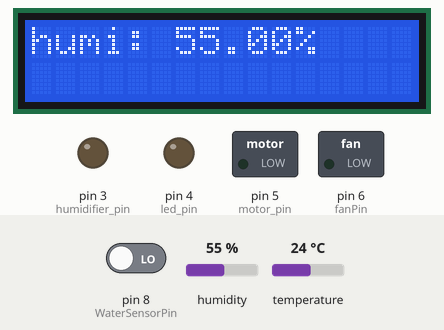
Bench run of a sketch on a simulated Arduino Uno, built with avr-gcc and run on an emulated ATmega328P. Parts: 16×2 character LCD, switched loads named in the sketch (green lamp = pin HIGH), output pins drawn as LEDs (lit = HIGH). The test bench sets the inputs (shaded band); at power-on: humidity 55 %, pin 8 (WaterSensorPin) LOW, temperature 24 °C. The local clock reads 2024-03-15 10:24:30 at power-on unless the sketch sets it; what the sketch prints to the serial monitor is not drawn.

Above: at 3.3 s.
3.4 s: humidity set to 84 %
At 6.3 s:
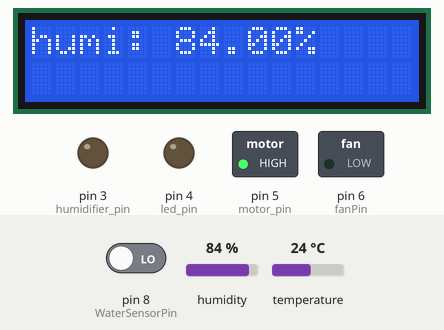
6.6 s: humidity set to 87 %
At 9.8 s:
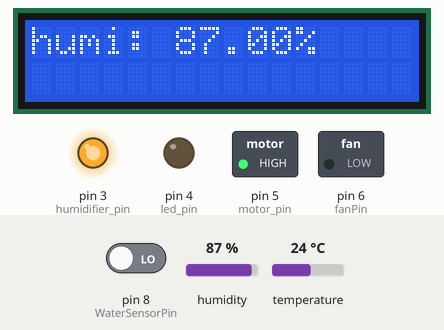
10.5 s: humidity set to 76 %
At 12.3 s:
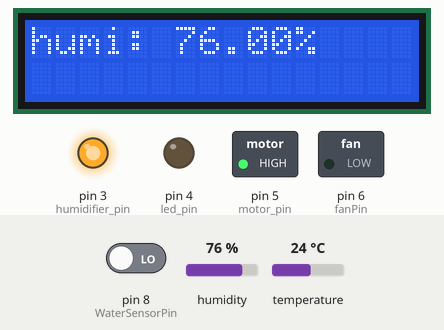
12.6 s: humidity set to 73 %
At 15.8 s:
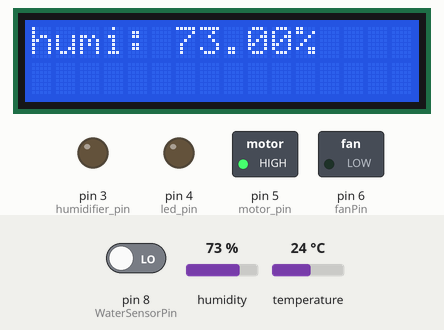
16.5 s: humidity set to 69 %
At 20.8 s:
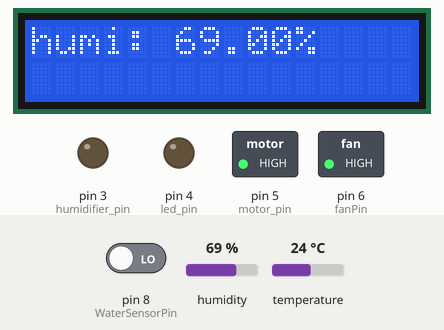
21.5 s: pin 8 (WaterSensorPin) driven HIGH
At 25.8 s:
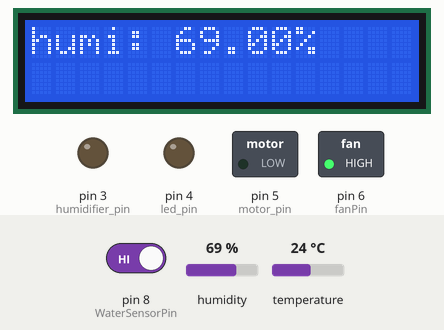
Timing chart, 0 to 27.3 s (numbered marks = the images above; inputs shaded):
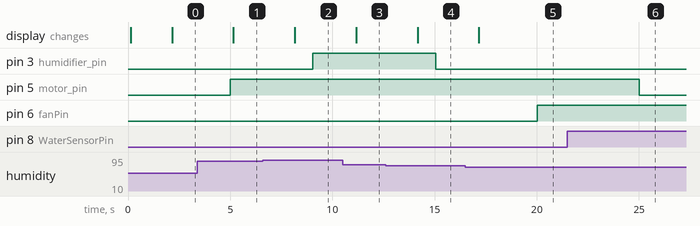

Measured:
- the behaviour switches between 85 and 86 % on humidity (found by bisection; images 1 and 2)
- the behaviour switches between 75 and 74 % on humidity (found by bisection; images 3 and 4)
- the behaviour switches between 71 and 70 % on humidity (found by bisection; images 4 and 5)
- after the input at 3.4 s, the display: changes after 1.8 s (image 1)
- after the input at 6.6 s, pin 3 (humidifier_pin): LOW → HIGH after 2.4 s; the display: changes after 1.6 s (image 2)
- after the input at 10.5 s, the display: changes after 0.66 s (image 3)
- after the input at 12.6 s, pin 3 (humidifier_pin): HIGH → LOW after 2.5 s; the display: changes after 1.6 s (image 4)
- after the input at 16.5 s, pin 6 (fanPin): LOW → HIGH after 3.5 s; the display: changes after 0.66 s (image 5)
- after the input at 21.5 s, pin 5 (motor_pin): HIGH → LOW after 3.5 s

The sketch:

UltrasonichumidificationPlantMachine.ino
```cpp
#include "Enviroment.h"
#include "TempHumi.h"
#include "Led.h"
#include "PlantSupplyWater.h"
#include "WaterTankMotor.h"
#include "RealTime.h"
#include "WaterSensor.h"
#include "DashBoard.h"
#include "fan.h"

//출력 핀 (OUT PUT)

//가습기 핀
#define humidifier_pin 3

//LED 핀
#define led_pin 4

//pumpPin
//pwm 가능한 pin에만 연결
#define motor_pin 5

//fanPin
#define fanPin 6

//환경 데이터 핀 (INPUT)

//온습도 핀
#define dht_pin 7

//수위 센서 핀
#define WaterSensorPin 8

//RTC Sensor 핀
#define clk 11
#define dat 12
#define rst 13


static bool isFanOn = false;  // 팬의 현재 상태를 저장하는 변수

//lcd pin 추가

//Enviroment 데이터 값 넣기
//(최저 온도 , 최대 온도 , 최저 습도 , 최대 습도 , 시작 시간 , 종료 시간)
Enviroment enviroment(20.0, 25.0, 75, 85, 6, 19);

//h bridge를 활용하여 미니 온도 조절기 사용
//survo 모터를 활용하여 외부 창 On Off


//가습기 컨트롤러 객체 생성
PlantSupplyWater plantSupplyWater(&enviroment, humidifier_pin, dht_pin);
//LED ON OFF 컨트롤러 객체 생성
Led led(&enviroment, led_pin, clk, dat, rst);

//수위 센서 객체 생성
WaterSensor waterSensor(WaterSensorPin);
//펌프 컨트롤러 객체 생성
WaterTankMotor waterTankMotor(motor_pin);

TempHumi tempHumi(dht_pin);

DashBoard dashBoard(0x27, 16, 2);

Fan fan(fanPin);

//millis 관련 코드 ------------------------------

unsigned long previous_ledTime = 0;
unsigned long previous_humidifierTime = 0;
unsigned long previous_waterTankTime = 0;

const long interval_humidifierTime = 3000;
const long interval_ledTime = 5000;
const long interval_waterTankTime = 5000;

unsigned long previous_fanTime = 0;

const long interval_fanTime = 10000;


unsigned long previous_dashboardTime = 0;

const long interval_dashboardTime = 1000;


//millis 관련 코드-------------------------------

void setup() {
  Serial.begin(9600);
  Serial.println("가습기 제어 시스템을 시작합니다.");
  Serial.println("Led 제어 시스템을 시작합니다.");
  Serial.println("TempHumi Controller Initialized!");


  //온습도 센서 초기화
  tempHumi.setup();

  //dashboard 초기화
  dashBoard.init();

  delay(2000);  //센서가 안정될 시간
}

void loop() {

  unsigned long currentMillis = millis();

  //시간에 따른 LED 제어
  if (currentMillis - previous_ledTime >= interval_ledTime) {
    previous_ledTime = currentMillis;
    Serial.println("led 제어");
    led.control();
  }

  if (currentMillis - previous_humidifierTime >= interval_humidifierTime) {
    previous_humidifierTime = currentMillis;
    plantSupplyWater.control();
  }

  //수위센서에 따른 물 펌프 제어
  if (currentMillis - previous_waterTankTime >= interval_waterTankTime) {
    previous_waterTankTime = currentMillis;

    //수위센서에 물이 닿지 않으면 motor ON
    if (waterSensor.getTouchWater() == 1) {  //not touch : 0 , touch : 1
      waterTankMotor.turnOn();
      //수위센서에 물이 닿으면 motor OFF
    } else {  //20 ~ n
      waterTankMotor.turnOff();
    }
  }


  if (currentMillis - previous_fanTime >= interval_fanTime) {
    previous_fanTime = currentMillis;

    float humi = tempHumi.getHumidity();

    if (humi >= 85.0 && !isFanOn) {
      fan.turnOn();
      isFanOn = true;
    } else if (humi <= 70.0 && isFanOn) {
      fan.turnOff();
      isFanOn = false;
    }
  }


  if (currentMillis - previous_dashboardTime >= interval_dashboardTime) {
    previous_dashboardTime = currentMillis;
    tempHumi.readSensor();
    float humi = tempHumi.getHumidity();
    Serial.println(humi);
    // 습도 값을 담을 char 배열
    char humiValueStr[10];
    // 전체 문자열을 담을 char 배열
    char fullString[20];

    // dtostrf(변수, 최소너비, 소수점 자릿수, 배열)
    // humi 변수의 값을 소수점 2자리까지 humiValueStr에 저장
    dtostrf(humi, 4, 2, humiValueStr);

    // dtostrf 변환 예시:
    // humiValueStr은 "50.50" 문자열을 가짐

    // strcat 함수로 두 문자열을 합치기
    // 먼저 "습도: " 문자열을 fullString에 복사
    strcpy(fullString, "humi: ");
    // 이어서 humiValueStr 내용을 fullString에 추가
    strcat(fullString, humiValueStr);
    // 마지막으로 "%" 기호를 추가
    strcat(fullString, "%");

    // 완성된 문자열을 두 번째 줄에 출력
    dashBoard.firstLinePrint(fullString);


  }
}
```

DashBoard.h
```cpp
#ifndef DashBoard_h
#define DashBoard_h

#include <Wire.h>
#include <LiquidCrystal_I2C.h>

class DashBoard {

private:
  LiquidCrystal_I2C _lcd;

public:
  DashBoard(uint8_t address, uint8_t cols, uint8_t rows)
    : _lcd(address, cols, rows) {
  }

  void init() {
    _lcd.init();
    _lcd.backlight();
  }

  void firstLinePrint(const char* text) {
    _lcd.setCursor(0, 0);
    _lcd.print(text);
  }

  void secondLinePrint(const char* text) {
    _lcd.setCursor(0, 1);
    _lcd.print(text);
  }
};

#endif
```

Enviroment.h
```cpp
#ifndef Enviroment_h
#define Enviroment_h

#include "Arduino.h"
#include <TimeLib.h>  // 시간 관련 라이브러리

class Enviroment {
public:
    // 생성자: 온도, 습도, ON/OFF 시간, 그리고 min/max 범위를 모두 받도록 수정
    Enviroment(float tempMin, float tempMax, float humidMin, float humidMax, int onHour, int offHour)
      : _tempMin(tempMin), _tempMax(tempMax),
        _humidMin(humidMin), _humidMax(humidMax),
        _onHour(onHour), _offHour(offHour)
    {
    }


    float getTempMin() const {
      return _tempMin;
    }
    float getTempMax() const {
      return _tempMax;
    }
    float getHumidMin() const {
      return _humidMin;
    }
    float getHumidMax() const {
      return _humidMax;
    }


    int getOnHour() const {
      return _onHour;
    }
    int getOffHour() const {
      return _offHour;
    }

private:

    float _tempMin;
    float _tempMax;
    float _humidMin;
    float _humidMax;

    // 기존 멤버 변수들
    int _onHour;
    int _offHour;
};

#endif
```

Led.h
```cpp
#include "RealTime.h"
#include "Enviroment.h" // Enviroment 클래스 정의를 위해 추가

class Led {

public:
    Led(Enviroment* enviroment, int LED_pin, int CLK, int DAT, int RST)
        : _enviroment(enviroment), _LED_pin(LED_pin), _rtc(CLK, DAT, RST) {

        pinMode(_LED_pin, OUTPUT);
        _rtc.begin();
    }

    void control() {
        // boolean 변수를 선언하고 초기값을 false로 설정
        bool shouldBeOn = false;
        Serial.print("시 :");
        Serial.print(_rtc.getHour());
        Serial.print("  분 :");
        Serial.print(_rtc.getMinute());
        Serial.print("  초 :");
        Serial.print(_rtc.getSecond());
        Serial.println(" ");
        // 멤버 변수 이름(_rtc, _enviroment)을 정확하게 사용
        int currentHour = _rtc.getHour();
        int startHour = _enviroment->getOnHour();
        int endHour = _enviroment->getOffHour();

        // 조건문의 문법을 올바르게 수정
        if (startHour <= endHour) {
            // ON/OFF 시간이 같은 날에 있을 경우
            if (currentHour >= startHour && currentHour < endHour) {
                shouldBeOn = true;
            }
        } else {
            // ON/OFF 시간이 날짜를 넘어갈 경우 (예: 22시 ON ~ 다음날 6시 OFF)
            if (currentHour >= startHour || currentHour < endHour) {
                shouldBeOn = true;
            }
        }

        if (shouldBeOn) {
            Serial.println("LED ON");
            LED_turnOn();
        } else {
            Serial.println("LED OFF");
            LED_turnOff();
        }
    }

    void LED_turnOn() {
        digitalWrite(_LED_pin, LOW);
    }

    void LED_turnOff() {
        digitalWrite(_LED_pin, HIGH);
    }

private:
    Enviroment* _enviroment;
    int _LED_pin;

    RealTime _rtc;
};
```

PlantSupplyWater.h
```cpp
#ifndef PlantSupplyWater_h
#define PlantSupplyWater_h

#include "Arduino.h"
#include "Enviroment.h"
#include <DHT.h>

#define DHTTYPE DHT11

class PlantSupplyWater {
public:
    PlantSupplyWater(Enviroment* idealEnviroment, int humidifierPin, int dhtSensorPin)
      : _idealEnviroment(idealEnviroment),
        _humidifierPin(humidifierPin),
        _dhtSensorPin(dhtSensorPin),
        dht(_dhtSensorPin, DHTTYPE)
    {
        pinMode(_humidifierPin, OUTPUT);
        dht.begin();
    }

    void control() {
        // control() 함수에서 한 번만 센서 값을 읽고 멤버 변수에 저장
        _current_humidity = dht.readHumidity();
        _current_temperature = dht.readTemperature();

        if (isnan(_current_humidity) || isnan(_current_temperature)) {
            Serial.println("DHT 센서 읽기 실패");
            return;
        }

        Serial.print("Current Humidity: ");
        Serial.print(_current_humidity);
        Serial.print(" % | Target Range: ");
        Serial.print(_idealEnviroment->getHumidMin());
        Serial.print(" ~ ");
        Serial.print(_idealEnviroment->getHumidMax());
        Serial.println(" %");

        if (_current_humidity < _idealEnviroment->getHumidMin()) {
            turnOn();
        } else if (_current_humidity > _idealEnviroment->getHumidMax()) {
            turnOff();
        }
    }

    void turnOn() {
        Serial.println("가습기 ON");
        digitalWrite(_humidifierPin, LOW);
        // Serial.println("가습기 ON");
    }

    void turnOff() {
        Serial.println("가습기 OFF");
        digitalWrite(_humidifierPin, HIGH);
        // Serial.println("가습기 OFF");
    }


private:
    Enviroment* _idealEnviroment;
    float _current_temperature;
    float _current_humidity;
    int _dhtSensorPin;
    int _humidifierPin;
    DHT dht;
};

#endif
```

RealTime.cpp
```cpp
#include "RealTime.h"

RealTime::RealTime(int CLK, int DAT, int RST)
    : myWire(DAT, CLK, RST), Rtc(myWire) {
    // 생성자 본문은 비워두거나 필요한 초기화 코드를 추가합니다.
}

void RealTime::begin() {
    // Serial.begin()은 메인 스케치(setup())에서 호출하는 것을 권장합니다.
    Rtc.Begin();

    // 컴파일 시간을 기반으로 RtcDateTime 객체를 생성합니다.
    RtcDateTime compiled = RtcDateTime(__DATE__, __TIME__);

    // RTC 모듈의 시간이 유효하지 않거나
    // 현재 RTC 시간이 컴파일 시간보다 이전이면 시간을 새로 설정합니다.
    // 이는 배터리 교체 등으로 RTC 시간이 초기화되었을 때 유용합니다.
    if (!Rtc.IsDateTimeValid() || Rtc.GetDateTime() < compiled) {
        // RTC 모듈에 컴파일 시간을 기준으로 시간 정보를 설정합니다.
        Rtc.SetDateTime(compiled);
    }
}

int RealTime::getHour() {
    return Rtc.GetDateTime().Hour();
}

int RealTime::getMinute() {
    return Rtc.GetDateTime().Minute();
}

int RealTime::getSecond() {
    return Rtc.GetDateTime().Second();
}
```

RealTime.h
```cpp
#ifndef RealTime_h
#define RealTime_h

#include "Arduino.h"
#include <ThreeWire.h>
#include <RtcDS1302.h>

class RealTime {
public: // <-- 이 부분이 꼭 필요합니다.
    // 생성자
    RealTime(int CLK, int DAT, int RST);

    // 공용 메서드들
    void begin();
    int getHour();
    int getMinute();
    int getSecond();

private:
    // 멤버 변수 선언 방식 수정
    ThreeWire myWire;
    RtcDS1302<ThreeWire> Rtc;
}; // <-- 클래스 정의 끝에 세미콜론이 필요합니다.

#endif // <-- #ifndef와 짝을 이루는 #endif도 잊지 마세요.
```

TempHumi.cpp
```cpp
#include "TempHumi.h"

TempHumi::TempHumi(int dht_pin)
  : _dht_pin(dht_pin), dht(_dht_pin, DHTTYPE) {
}

void TempHumi::setup() {
  dht.begin();
}

void TempHumi::readSensor() {
  _humidity = dht.readHumidity();
  _temperature = dht.readTemperature();
}

float TempHumi::getTemperature() {
  return _temperature;
}

float TempHumi::getHumidity() {
  return _humidity;
}
```

TempHumi.h
```cpp
#ifndef TempHumi_h
#define TempHumi_h

#include "Arduino.h"
#include <DHT.h>

#define DHTTYPE DHT11

class TempHumi{

  public :
    TempHumi(int dht_pin);
    void setup();
    void readSensor();

    float getTemperature();
    float getHumidity();

  private :
    int _dht_pin;
    float _temperature;
    float _humidity;

    DHT dht;

};

#endif
```

WaterSensor.h
```cpp
#ifndef WaterSensor_h
#define WaterSensor_h

#include "Arduino.h"

//with water 5
//no water 0

class WaterSensor {

public:
    // digtal Pin 으로 받아야한다.
    WaterSensor(int waterSensorPin){
        _waterSensorPin = waterSensorPin;
        pinMode(_waterSensorPin,INPUT);
    }

    //touch : 1 , not touch 0
    bool getTouchWater(){
        _touchWater = digitalRead(_waterSensorPin);
        Serial.println(_touchWater);
        return _touchWater;
    }

private:
    int _waterSensorPin;
    int _touchWater;
};

#endif
```

WaterTankMotor.cpp
```cpp
#include "WaterTankMotor.h"
#include <Arduino.h>

WaterTankMotor::WaterTankMotor(int motor_pin)
  : _motor_pin(motor_pin){
  pinMode(_motor_pin, OUTPUT);
}

void WaterTankMotor::turnOn() {
  Serial.println("motor ON");
  digitalWrite(_motor_pin,LOW);
}

void WaterTankMotor::turnOff() {
  Serial.println("motor Off");
  digitalWrite(_motor_pin, HIGH);
}
```

WaterTankMotor.h
```cpp
#ifndef WaterTankMotor_h
#define WaterTankMotor_h


class WaterTankMotor{

  public :
    WaterTankMotor(int motor_pin);

    void turnOn();
    void turnOff();

  private :
    int _motor_pin;
};

#endif
```

fan.h
```cpp
#ifndef FAN_H
#define FAN_H

#include "Arduino.h"

class Fan {

private:
    int _fanPin;

public:
    Fan(int fanPin) {
        _fanPin = fanPin;
        pinMode(_fanPin, OUTPUT);
    }

    void turnOn() const {
        Serial.println("FAN ON()");
        digitalWrite(_fanPin, LOW);
    }

    void turnOff() const {
        Serial.println("FAN OFF()");
        digitalWrite(_fanPin, HIGH);
    }
};

#endif
```
